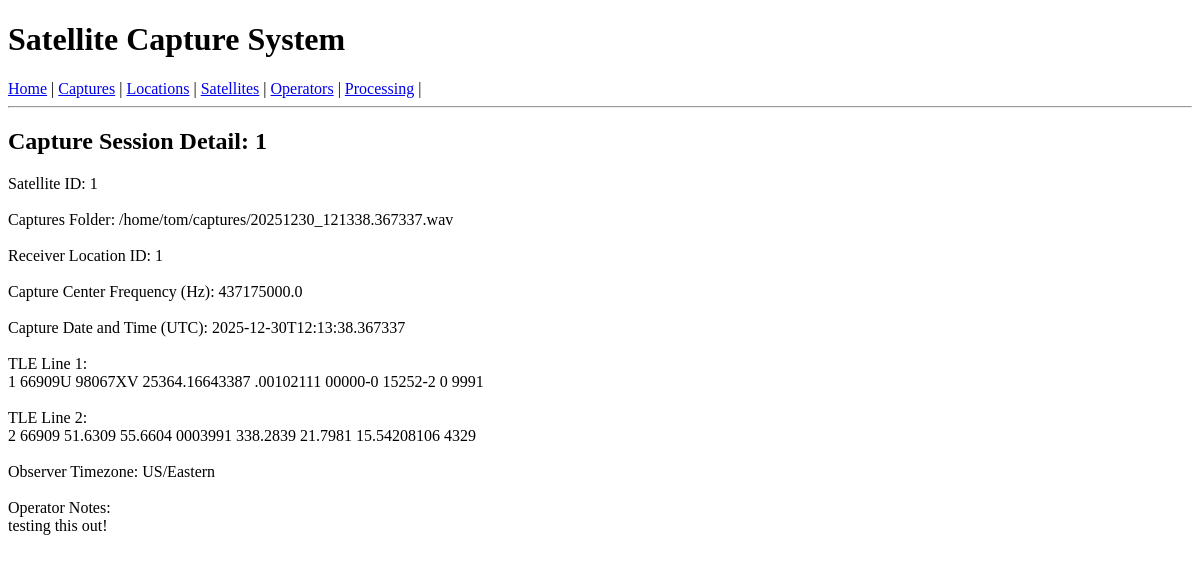
Page /captures/1/ on the earlier database version.
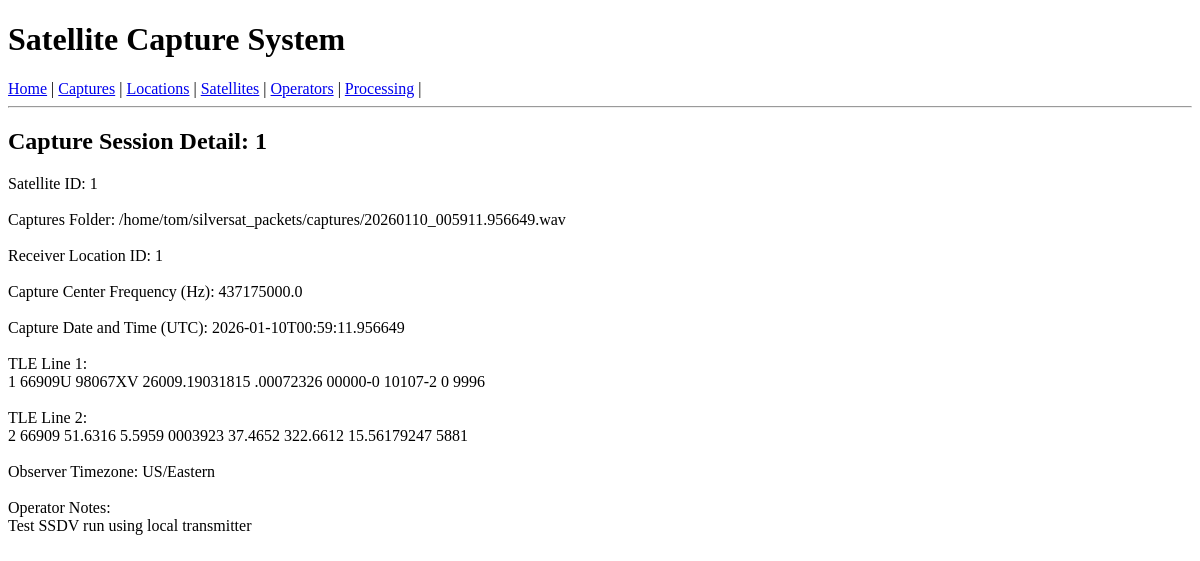
Same page on the later database version.
### tables this page shows
CREATE TABLE "capture_session" (
	"id"	INTEGER,
	"satellite_id"	INTEGER NOT NULL,
	"operator_id"	INTEGER NOT NULL,
	"start_time_utc"	TEXT NOT NULL,
	"center_freq_hz"	REAL NOT NULL,
	"tle_line1"	TEXT NOT NULL,
	"tle_line2"	TEXT NOT NULL,
	"wav_path"	TEXT NOT NULL,
	"notes"	TEXT,
	"observer_timezone"	TEXT,
	"location_id"	INTEGER,
	"output_path"	TEXT NOT NULL DEFAULT '/home/pi/captures',
	"created_at"	TEXT NOT NULL DEFAULT (datetime('now')),
	PRIMARY KEY("id"),
	FOREIGN KEY("location_id") REFERENCES "location"("id"),
	FOREIGN KEY("operator_id") REFERENCES "operator"("id"),
	FOREIGN KEY("satellite_id") REFERENCES "satellite"("id")
);

### blueprints/captures.py (the view)
@bp.route("/<int:id>/")
def view_capture(id):
    db = get_db()
    capture_data = db.execute("SELECT * FROM capture_session WHERE id = ?",(id, )).fetchone()
    return render_template("captures/view.html", capture_data=capture_data)

### db.py (called while the page is built)
def get_db():
    if "db" not in g:
        g.db = sqlite3.connect(
            current_app.config["DATABASE"],
            detect_types=sqlite3.PARSE_DECLTYPES
        )
        g.db.row_factory = sqlite3.Row
    return g.db

### templates/captures/view.html
{% extends "base.html" %}
{% block content %}
<h2>Capture Session Detail: {{ capture_data.id }} </h2>
<label>Satellite ID:  {{ capture_data.satellite_id }}</label><br><br>
<label>Captures Folder:  {{ capture_data.wav_path }}</label><br><br>
<label>Receiver Location ID:  {{ capture_data.location_id }}</label><br><br>
<label>Capture Center Frequency (Hz):  {{ capture_data.center_freq_hz }}</label><br><br>
<label>Capture Date and Time (UTC):  {{ capture_data.start_time_utc }}</label><br><br>
<label>TLE Line 1:</label><br>{{ capture_data.tle_line1 }}<br><br>
<label>TLE Line 2:</label><br>{{ capture_data.tle_line2 }}<br><br>
<label>Observer Timezone:  {{ capture_data.observer_timezone }}</label><br><br>
<label for="notes">Operator Notes:<br></label>{{ capture_data.notes }}<br><br>
{% endblock %}

Differences in the rows shown:
changed capture_session "US/Eastern": wav_path "/home/tom/captures/20251230_121338.367337.wav" → "/home/tom/silversat_packets/captures/20260110_005911.956649.wav"; start_time_utc "2025-12-30T12:13:38.367337" → "2026-01-10T00:59:11.956649"; tle_line1 "1 66909U 98067XV 25364.16643387 .00102111 00000-0 15252-2 0 9991" → "1 66909U 98067XV 26009.19031815 .00072326 00000-0 10107-2 0 9996"; tle_line2 "2 66909 51.6309 55.6604 0003991 338.2839 21.7981 15.54208106 4329" → "2 66909 51.6316 5.5959 0003923 37.4652 322.6612 15.56179247 5881"; notes "testing this out!" → "Test SSDV run using local transmitter"
